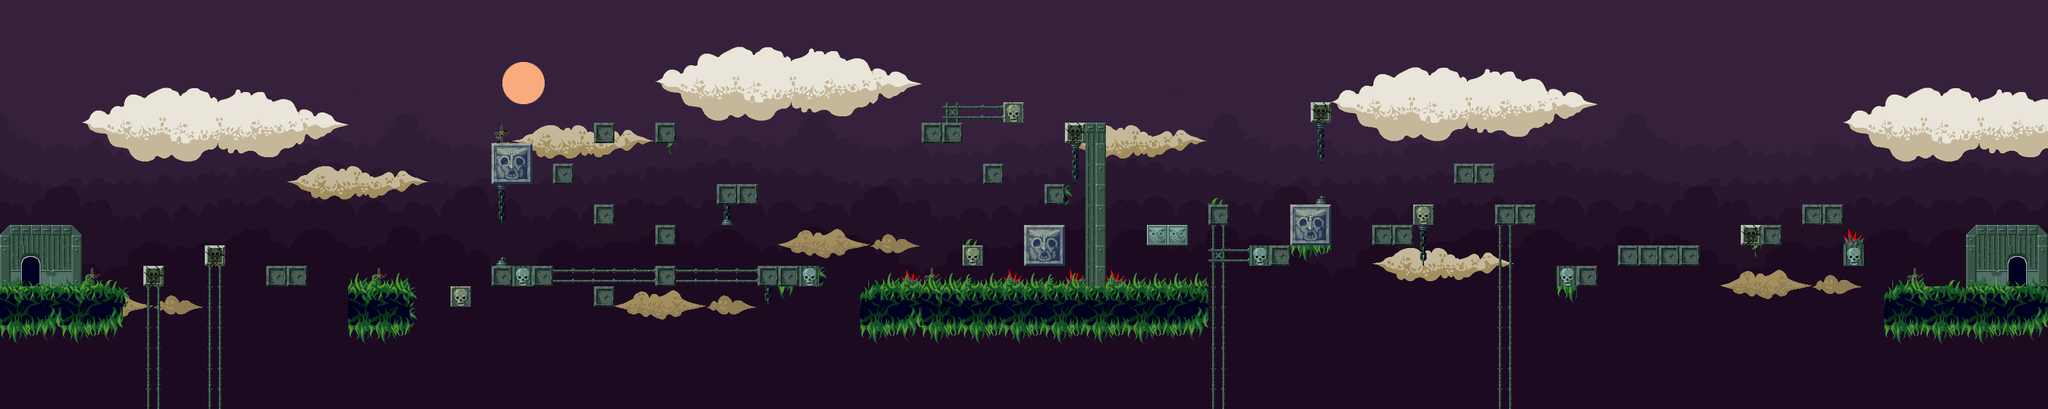

This game map was drawn from its Tiled (.tmx) file and the tilesets committed beside it. A one-line description and the trimmed map source follow:
An orthogonal 100x20 tile map with 32x32 px tiles, 4 tile layers (background, cloud, spikes, ground), 1 hidden layer not drawn, 5 tilesets and 47 objects (34x SPECIAL, 7x WALL, 5x DEATH, RESTART).

<map version="1.4" tiledversion="1.4.3" orientation="orthogonal" renderorder="right-down" width="100" height="20" tilewidth="32" tileheight="32" infinite="0" nextlayerid="7" nextobjectid="197">
 <properties>
  <property name="BatPos_x" type="float" value="500" />
  <property name="BatPos_y" type="float" value="300" />
  <property name="Distant_to_camera_from_player_x" type="float" value="-60" />
  <property name="Distant_to_camera_from_player_y" type="float" value="-180" />
  <property name="PlayerPos_x" type="float" value="60" />
  <property name="PlayerPos_y" type="float" value="419" />
  <property name="ZombiePos_x" type="float" value="800" />
  <property name="ZombiePos_y" type="float" value="300" />
 </properties>
 <tileset firstgid="1" name="sprite_wb" tilewidth="32" tileheight="32" spacing="1" margin="1" tilecount="72" columns="9">
  <image source="sprite_wb.png" width="298" height="265" />
 </tileset>
 <tileset firstgid="73" name="bkFog" tilewidth="32" tileheight="32" tilecount="300" columns="20">
  <image source="bkFog.png" width="640" height="480" />
 </tileset>
 <tileset firstgid="373" name="twilight-tiles_wb" tilewidth="32" tileheight="32" spacing="2" margin="2" tilecount="63" columns="7">
  <image source="twilight-tiles_wb.png" width="240" height="308" />
 </tileset>
 <tileset firstgid="436" name="cloud" tilewidth="32" tileheight="32" tilecount="128" columns="16">
  <image source="cloud.png" width="512" height="256" />
 </tileset>
 <tileset firstgid="564" name="meta" tilewidth="32" tileheight="32" spacing="1" margin="1" tilecount="4" columns="2">
  <image source="../textures/meta.png" width="67" height="68" />
 </tileset>
 <layer id="1" name="background" width="100" height="20">
  <properties>
   <property name="parallax" type="float" value="0.2" />
  </properties>
  <data>[2000 cells, 2000 non-empty, 300 distinct tile ids]</data>
 </layer>
 <layer id="2" name="cloud" width="100" height="20">
  <properties>
   <property name="parallax" type="float" value="0.7" />
  </properties>
  <data>[2000 cells, 308 non-empty, 80 distinct tile ids]</data>
 </layer>
 <layer id="3" name="spikes" width="100" height="20">
  <properties>
   <property name="parallax" type="float" value="1" />
  </properties>
  <data>[2000 cells, 9 non-empty, 2 distinct tile ids]</data>
 </layer>
 <layer id="4" name="ground" width="100" height="20">
  <properties>
   <property name="parallax" type="float" value="1" />
  </properties>
  <data>[2000 cells, 293 non-empty, 46 distinct tile ids]</data>
 </layer>
 <objectgroup id="5" name="COLLIDERS" offsetx="0.333333" offsety="0">
  <object id="125" name="RESTART" x="-4" y="520" width="3216" height="60" />
  <object id="127" name="WALL" x="0" y="448.333" width="192" height="31" />
  <object id="128" name="WALL" x="543.75" y="447.75" width="96.25" height="68.5" />
  <object id="129" name="WALL" x="768.182" y="224" width="63.6364" height="63.6364" />
  <object id="130" name="WALL" x="1344.33" y="448.667" width="542.667" height="63.6667" />
  <object id="132" name="WALL" x="1696.17" y="192" width="30.5" height="257" />
  <object id="133" name="WALL" x="2015.92" y="319.75" width="64" height="64" />
  <object id="134" name="WALL" x="2944.33" y="449.333" width="258.667" height="62.3333" />
  <object id="135" name="SPECIAL" x="223.667" y="415.818" width="32.5455" height="32.1818" />
  <object id="137" name="SPECIAL" x="319.848" y="384" width="32" height="31.8182" />
  <object id="138" name="SPECIAL" x="415.667" y="415.818" width="64.7273" height="32.1818" />
  <object id="139" name="SPECIAL" x="703.667" y="448" width="32.3333" height="32" />
  <object id="140" name="SPECIAL" x="767.485" y="416" width="96.5455" height="31.8182" />
  <object id="141" name="SPECIAL" x="927.667" y="448.182" width="32.3636" height="31.4545" />
  <object id="142" name="SPECIAL" x="1023.76" y="415.818" width="32.3636" height="32.3636" />
  <object id="143" name="SPECIAL" x="1023.85" y="352" width="32.1818" height="32.1818" />
  <object id="145" name="SPECIAL" x="927.939" y="320" width="32.3636" height="31.9091" />
  <object id="146" name="SPECIAL" x="863.848" y="256.364" width="32" height="31.0909" />
  <object id="147" name="SPECIAL" x="927.848" y="190.5" width="32.1818" height="34.4091" />
  <object id="148" name="SPECIAL" x="1024.03" y="191.909" width="32" height="31.9091" />
  <object id="149" name="SPECIAL" x="1119.67" y="287.875" width="62.125" height="31.75" />
  <object id="150" name="SPECIAL" x="1183.67" y="415.636" width="96.9091" height="32.3636" />
  <object id="151" name="SPECIAL" x="1503.92" y="383.75" width="32.25" height="32.5" />
  <object id="152" name="SPECIAL" x="1599.67" y="351.5" width="64.25" height="63.75" />
  <object id="154" name="SPECIAL" x="1631.92" y="287.75" width="32.25" height="32.25" />
  <object id="157" name="SPECIAL" x="1440.03" y="192" width="63.8182" height="31.6364" />
  <object id="158" name="SPECIAL" x="1568.04" y="160" width="31.875" height="31.875" />
  <object id="160" name="SPECIAL" x="1663.76" y="192.091" width="36.5455" height="31.8182" />
  <object id="162" name="SPECIAL" x="1791.79" y="352" width="64.5" height="32.125" />
  <object id="163" name="SPECIAL" x="1887.67" y="320.182" width="33.8182" height="32" />
  <object id="164" name="SPECIAL" x="1951.85" y="383.727" width="32.1818" height="32.3636" />
  <object id="165" name="SPECIAL" x="2143.76" y="352" width="63.0303" height="31.9091" />
  <object id="167" name="SPECIAL" x="2208.17" y="319.875" width="32.125" height="32.25" />
  <object id="168" name="SPECIAL" x="2271.94" y="255.818" width="62.6667" height="32" />
  <object id="169" name="SPECIAL" x="2047.85" y="159.818" width="32.3636" height="32" />
  <object id="171" name="SPECIAL" x="2431.79" y="415.875" width="65.7083" height="32.125" />
  <object id="174" name="SPECIAL" x="2720.04" y="352" width="64" height="31.875" />
  <object id="178" name="SPECIAL" x="2816.34" y="320.849" width="62.8485" height="31.4545" />
  <object id="183" name="SPECIAL" x="2879.48" y="383.636" width="32.5455" height="32.1818" />
  <object id="186" name="DEATH" x="1407.85" y="421.091" width="32.1818" height="27.4545" />
  <object id="187" name="DEATH" x="1664.42" y="421" width="31.5" height="27.375" />
  <object id="188" name="DEATH" x="1728.29" y="421.25" width="31.375" height="27.25" />
  <object id="189" name="DEATH" x="2880.03" y="358" width="31.8182" height="25.0909" />
  <object id="193" name="SPECIAL" x="1535.67" y="255.667" width="32.3333" height="32.3333" />
  <object id="194" name="DEATH" x="1568.33" y="421.667" width="31.3333" height="26.3333" />
  <object id="195" name="SPECIAL" x="2335.92" y="320" width="62.8333" height="32" />
  <object id="196" name="SPECIAL" x="2527.92" y="384" width="126.417" height="32" />
 </objectgroup>
 <layer id="6" name="Navigation" width="100" height="20" visible="0">
  <properties>
   <property name="Draw" type="bool" value="false" />
   <property name="Navigation" type="int" value="1" />
  </properties>
  <data>[2000 cells, 134 non-empty, 1 distinct tile ids]</data>
 </layer>
</map>
